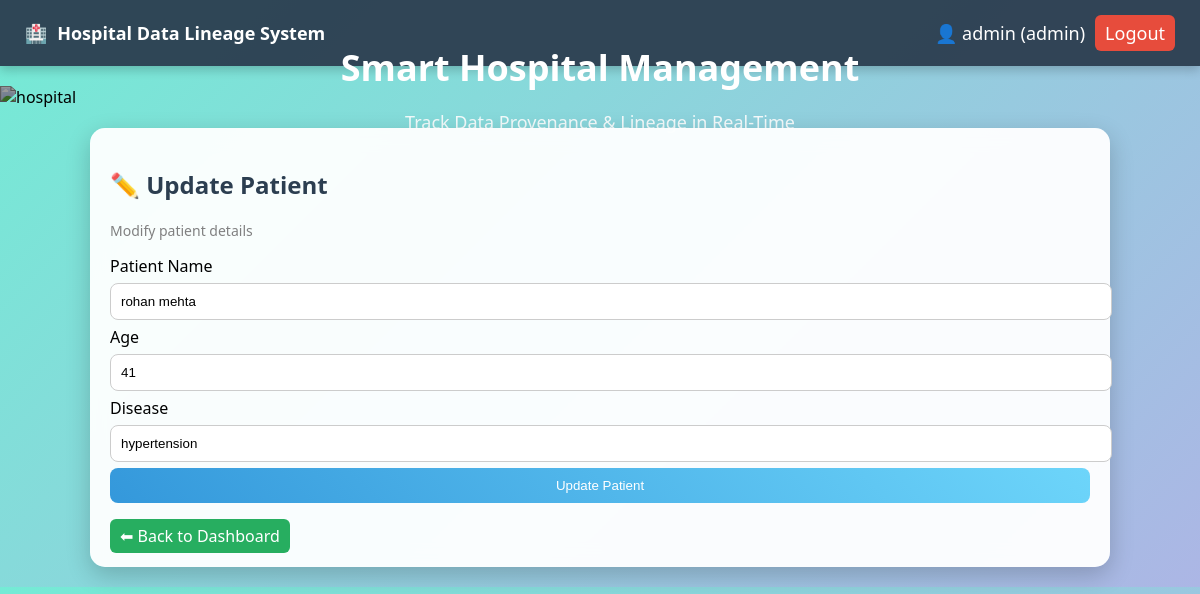
Before: /update/3 (signed in) with the older database file.
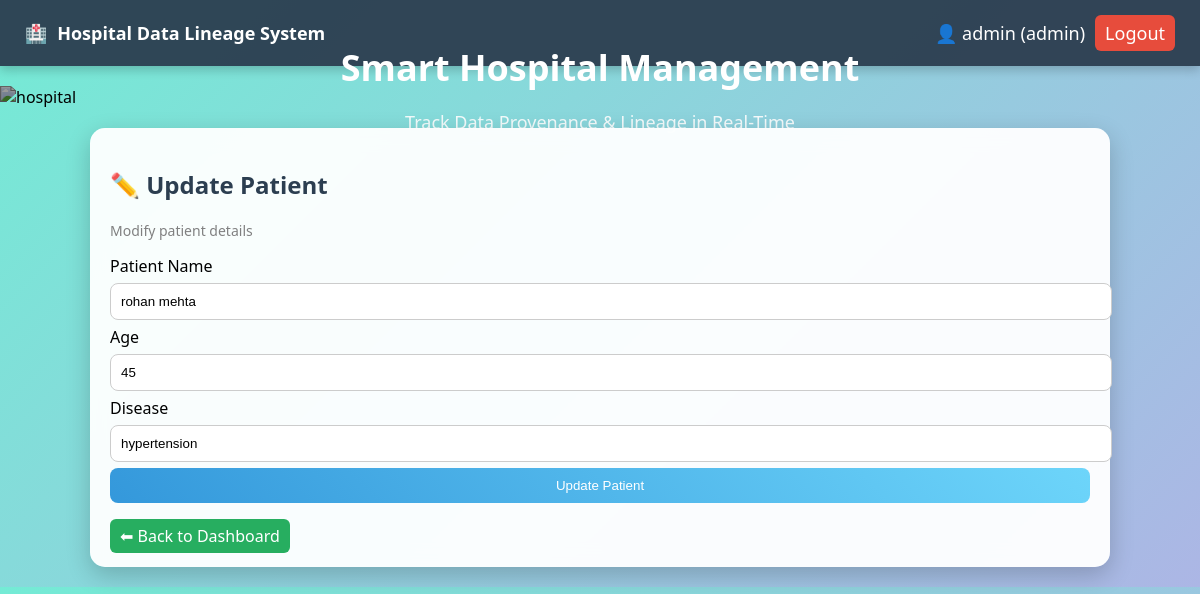
After: the same page with the newer database file.
### tables this page shows
CREATE TABLE patients (
        id INTEGER PRIMARY KEY AUTOINCREMENT,
        name TEXT,
        age INTEGER,
        disease TEXT
    );

### app.py (the view, shortened to what this page needs)
@app.route('/update/<int:id>', methods=['GET','POST'])
@role_required(['admin','doctor'])
def update(id):
    conn = get_db()
    cur = conn.cursor()
    cur.execute("SELECT * FROM patients WHERE id=?", (id,))
    patient = cur.fetchone()
    return render_template('update.html', p=patient)

### app.py (called while the page is built)
def role_required(allowed_roles):
    def decorator(f):
        @wraps(f)
        def wrapper(*args, **kwargs):
            if 'user' not in session:
                return redirect('/')
            if session.get('role') not in allowed_roles:
                flash("⛔ Access Denied: You are not authorized")
                return redirect('/dashboard')
            return f(*args, **kwargs)
        return wrapper
    return decorator

### database.py (called while the page is built)
def get_db():
    conn = sqlite3.connect(DATABASE)
    conn.row_factory = sqlite3.Row
    conn.execute("PRAGMA foreign_keys = ON")
    return conn

### templates/update.html
{% extends 'base.html' %}
{% block content %}
<div class="form-container">
    <div class="card">
        <h2>✏️ Update Patient</h2>
        <p class="subtitle">Modify patient details</p>
        <form method="POST">
            <div class="input-group">
                <label>Patient Name</label>
                <input name="name" value="{{p.name}}" required>
            </div>
            <div class="input-group">
                <label>Age</label>
                <input name="age" value="{{p.age}}" required>
            </div>
            <div class="input-group">
                <label>Disease</label>
                <input name="disease" value="{{p.disease}}" required>
            </div>
            <button class="btn-primary">Update Patient</button>
        </form>
        <br>
        <a href="/dashboard" class="btn">⬅ Back to Dashboard</a>
    </div>
</div>
{% endblock %}

Changed rows visible on the page:
changed patients "rohan mehta": age "41" → "45"
